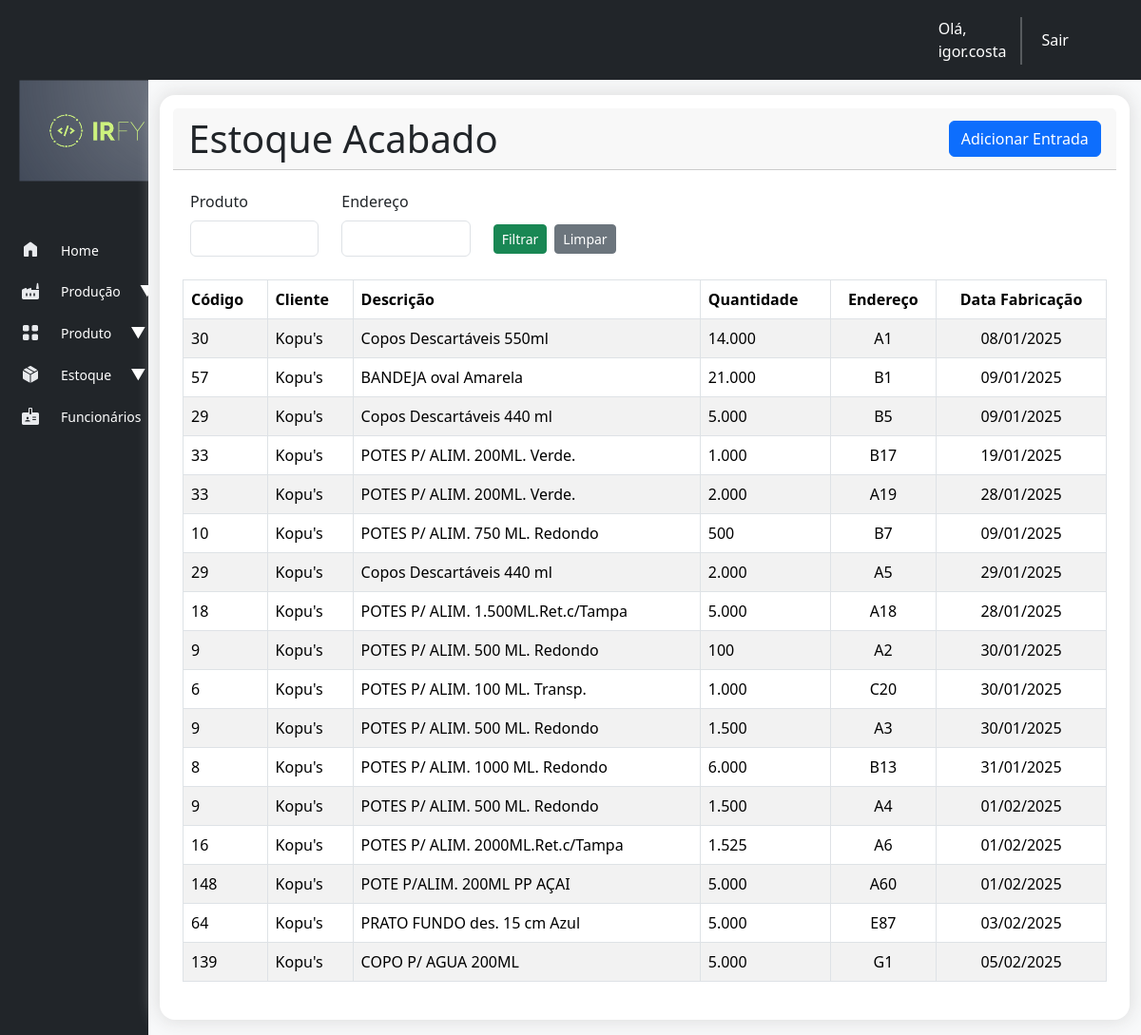
The app's page /estoque/list-produto-acabado (signed in), older data.
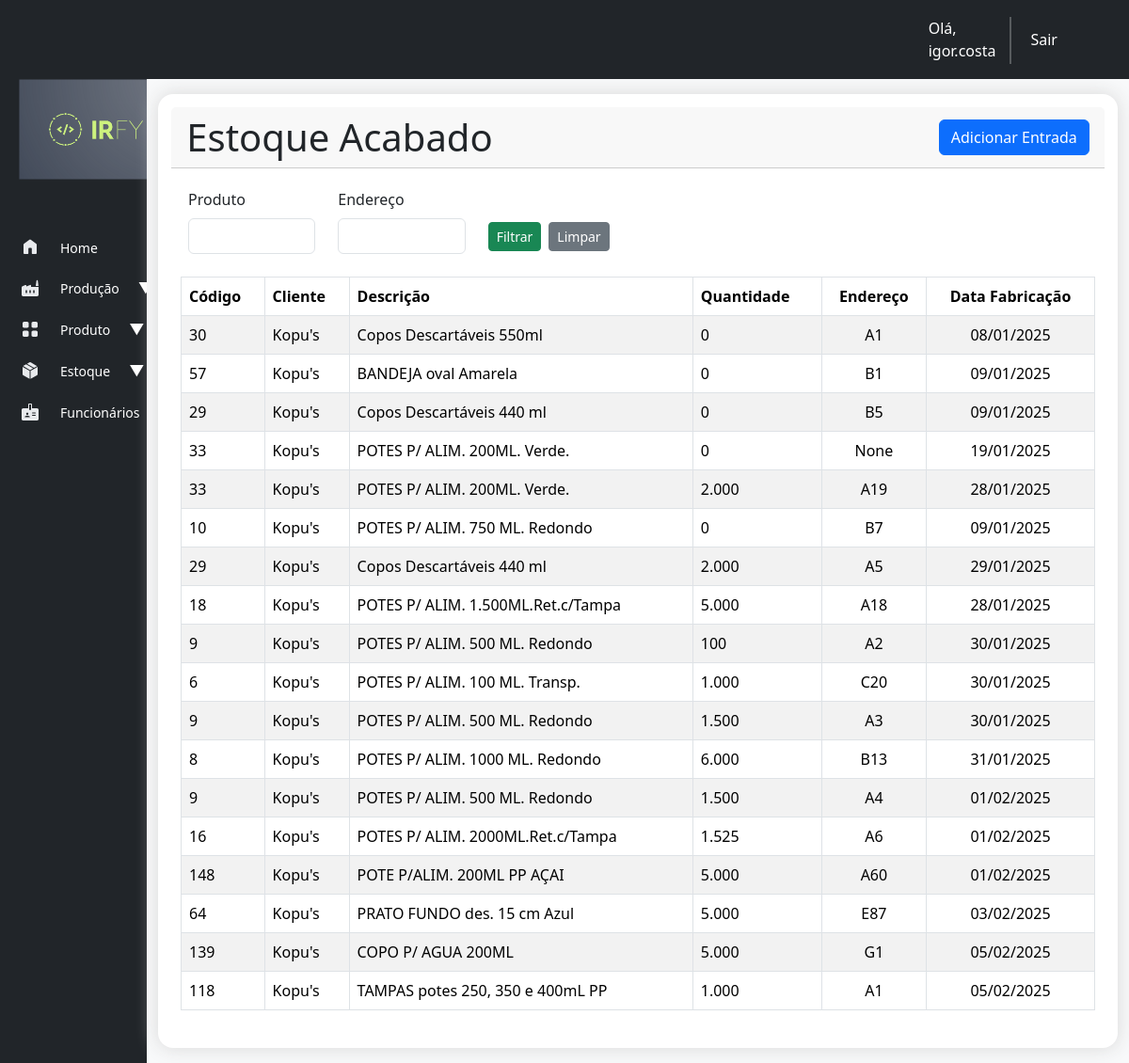
The same page, newer data.
### estoque/models.py (models this page shows, shortened)
class ProdutoAcabado(models.Model):
    produto = models.ForeignKey(Produto, on_delete=models.CASCADE)
    quantidade = models.PositiveBigIntegerField(default=0)
    data_entrada = models.DateField(auto_now_add=True)
    localizacao = models.CharField(max_length=5, null=True)
    peso_liq_caixa = models.DecimalField(max_digits=5, decimal_places=3, blank=True, null=True)
    peso_brt_caixa = models.DecimalField(max_digits=5, decimal_places=3, blank=True, null=True)
    cartucho = models.CharField(max_length=8)
    qtd_total_caixa = models.IntegerField(default=0, null=True)
    codigo_barra = models.CharField(max_length=13, blank=True, null=True)
    codigo_barra_pct = models.CharField(max_length=13, blank=True, null=True)
    lote = models.CharField(max_length=10, null=True)
    data_fabricacao = models.DateField(null=True)
    tipo = models.CharField(max_length=15,choices=[('acabado', 'Acabado'), ('intermediario', 'Intermediario')])
    class Meta:
        verbose_name_plural = "Produtos Acabados"

### cadastro/models.py (models this page shows, shortened)
class Produto(models.Model):
    TIPO_PRODUTO = [
        ('TAMPA', 'Tampa'),
        ('COPO', 'Copo'),
        ('POTE', 'Pote'),
        ('BANDEJA', 'Bandeja'),
        ('PRATO', 'Prato'),
        ('KIT POTE', 'Kit Pote'),
    ]
    STATUS_PRODUTO = [
        ('ativo', 'Ativo'),
        ('inativo', 'Inativo'),
    ]
    cliente = models.ForeignKey(Cliente, on_delete=models.CASCADE)
    tipo = models.CharField(max_length=10, choices=TIPO_PRODUTO, null=True)
    codigo = models.CharField(max_length=50, unique=True)
    descricao = models.TextField(blank=True, null=True)
    material = models.CharField(max_length=100, null=True, blank=True)
    peso = models.DecimalField(max_digits=10, decimal_places=2, null=True)
    volume = models.IntegerField(null=True)
    cor = models.CharField(max_length=50, null=True, blank=True)
    status = models.CharField(max_length=7, choices=STATUS_PRODUTO, default="ativo", null=True)

class Cliente(models.Model):
    TIPOS_CLIENTE = [
        ('pf', 'Pessoa Física'),
        ('pj', 'Pessoa Jurídica'),
    ]
    nome_cliente = models.CharField(max_length=255)
    tipo_cliente = models.CharField(max_length=2, choices=TIPOS_CLIENTE, default='pf')
    cpf_cnpj = models.CharField(max_length=18, unique=True)
    email = models.EmailField(max_length=254)
    telefone = models.CharField(max_length=20, blank=True, null=True)
    endereco = models.TextField()
    data_cadastro = models.DateTimeField(auto_now_add=True)
    def __str__(self):
        return self.nome_cliente

### estoque/views.py (the view)
# urls.py: path('list-produto-acabado', views.list_produto_acabado, name='list-produto-acabado'),
@login_required
def list_produto_acabado(request):
    produto_acabado = ProdutoAcabado.objects.order_by('data_entrada').filter(tipo="acabado")
    ultima_movimentacao = MovimentoEstoqueAcabado.objects.order_by('data_mov').last()
    filter_produto_acabado = FilterProdutoAcabado(request.GET, queryset=produto_acabado)
    context = {'produto_acabado': filter_produto_acabado.qs, 'ultima_movimentacao': ultima_movimentacao, 'filter_produto_acabado': filter_produto_acabado}
    return render(request, 'estoque_acabado/list-produto-acabado.html', context)

### estoque/templates/estoque_acabado/list-produto-acabado.html (shortened to what this page needs)
{% extends "base.html" %}
{% load static %}
{% load humanize %}
{% block header %}
    <div class="card-header d-flex justify-content-between">
      <div>
          <h2 class="display-6 mb-0">Estoque Acabado</h2>
      </div>
      <div style="align-content: center;">
        {% block buttons %}
          <div class="d-grid gap-2">
            <a href="{% url 'entrada_estoque' %}"><button type="button" class="btn btn-primary">Adicionar Entrada</button></a>
          </div>
        {% endblock buttons %}
      </div>
  </div>
{% endblock header %}
{% block content %}
<form method="GET" class="row g-2 justify-content-between">
  <div class="row mb-4 d-flex justify-content-start align-items-center w-100">
    <div class="col-md-2">
      <label for="produto" class="form-label">{{ filter_produto_acabado.form.produto.label }}</label>
      {{ filter_produto_acabado.form.produto }}
    </div>
    <div class="col-md-2">
      <label for="localizacao" class="form-label">{{ filter_produto_acabado.form.localizacao.label }}</label>
      {{ filter_produto_acabado.form.localizacao }}
    </div>
    <div class="col-md-3 d-flex align-items-center mt-4">
      <button type="submit" class="btn btn-success btn-sm me-2 mt-2">Filtrar</button>
      <a href="{% url 'list-produto-acabado' %}" class="btn btn-secondary btn-sm mt-2">Limpar</a>
    </div>
  </div>
</form>
<table class="table table-striped table-hover table-bordered">
  <thead>
    <tr>
      <th scope="col">Código</th>
      <th scope="col">Cliente</th>
      <th scope="col">Descrição</th>
      <th scope="col">Quantidade</th>
      <th style="text-align: center;" scope="col">Endereço</th>
      <th style="text-align: center;" scope="col">Data Fabricação</th>
    </tr>
  </thead>
  <tbody class="table">
    {% for pa in produto_acabado %}
      <tr onclick="window.location.href='{% url 'produto_acabado' pa.id  %}'" style="cursor: pointer;">
        <td scope="row">{{ pa.produto.codigo }}</td>
        <td>{{ pa.produto.cliente }}</td>
        <td>{{ pa.produto.descricao }}</td>
        <td>{{ pa.quantidade | intcomma }}</td>
        <td style="text-align: center;">{{ pa.localizacao }}</td>
        <td style="text-align: center;">{{ pa.data_fabricacao | date:'d/m/Y' }}</td>
      </tr>
      {% empty %}
        <tr>
          <td colspan="6" style="text-align: center; font-weight: 300;">Não há produtos com o filtro aplicado.</td>
        </tr>
      {% endfor %}
  </tbody>
</table>
{% endblock content %}

### templates/base.html (shortened to what this page needs)
{% load django_bootstrap5 %}
<!DOCTYPE html>
<html lang="pt-br">
<head>
  {% bootstrap_css %}
  {% load static %}
  <link rel="stylesheet" href="{% static 'style/base.css' %}">
</head>
<body>
  <nav class="navbar navbar-expand-lg bg-dark">
    <div class="container-fluid">
      <div class="d-flex">
        {% if user.is_authenticated %}
          <p class="nav-link text-white mb-0" aria-current="page" style="margin-right: -3%;">Olá, {{ user.username }}</p>
          <div class="vr text-light" style=" margin-top: 10px; width: 7px; height: 50px;"></div>
          <a class="nav-link active" aria-current="page" href="{% url 'logout' %}">Sair</a>
        {% endif %}
      </div>
    </div>
  </nav>
  <div class="container-fluid">
    <div class="row flex-nowrap">
      <div class="col-auto col-md-1 col-xl-1 bg-dark backSidebar">
        <div class="d-flex flex-column align-items-start min-vh-100">
          <div class="sidebar">
            <img class="logo-irfy rounded img-fluid" src="{% static 'core/logo-irfy2.png' %}">
            <nav class="nav flex-column">
              <a class="nav-link" href="{% url 'index' %}">
                <span class="spanIcon"><img class="sideIcon" src="{% static 'icons/home.svg' %}"></span>
                <span class="description">Home</span>
              </a>
              <a class="nav-link" href="#" data-bs-toggle="collapse" data-bs-target="#submenuProducao"
                aria-expanded="false" aria-controls="submenuProducao">
                <span class="spanIcon"><img class="sideIcon" src="{% static 'icons/factory.svg' %}"></span>
                <span class="description">Produção</span>
                <span class="arrow">▼</span>
              </a>
              <a class="nav-link" href="#" data-bs-toggle="collapse" data-bs-target="#submenuProduto"
                aria-expanded="false" aria-controls="submenuProduto">
                <span class="spanIcon"><img class="sideIcon" src="{% static 'icons/product.svg' %}"></span>
                <span class="description">Produto</span>
                <span class="arrow">▼</span>
              </a>
              <a class="nav-link" href="#" data-bs-toggle="collapse" data-bs-target="#submenuEstoque"
                aria-expanded="false" aria-controls="submenuEstoque">
                <span class="spanIcon"><img class="sideIcon" src="{% static 'icons/package.svg' %}"></span>
                <span class="description">Estoque</span>
                <span class="arrow">▼</span>
              </a>
              <a class="nav-link" href="#" data-bs-toggle="collapse" data-bs-target="#submenuFuncionarios"
                aria-expanded="false" aria-controls="submenuFuncionarios">
                <span class="spanIcon"><img class="sideIcon" src="{% static 'icons/employees.svg' %}"></span>
                <span class="description">Funcionários</span>
                <span class="arrow">▼</span>
              </a>
            </nav>
          </div>
        </div>
      </div>
      <div class="col py-3 bg-light">
        <div class="container bg-white rounded-4 p-4 " style="box-shadow: 0px 0px 20px 1px #dbdbdb;">
          <div class="card card-header-actions" style="margin: -2%; margin-bottom: 2%; height: 10%; background-color: white; border: none; padding: 1%;">{% block header %}{% endblock header %}</div>
          <div>{% block content %} {% endblock content %}</div>
        </div>
      </div>
    </div>
  </div>
</body>
</html>

### static/style/base.css (style rules this page uses)
.backSidebar { width: 13%; padding: 0%; }
.nav-link { width: 100%; display: flex; align-items: center; gap: 20px; padding: 10px 20px; color: white; }
.description { font-size: 14px; }
.logo-irfy { width: 100%; padding: 10%; margin-bottom: 15%; margin-top: -10%; }
.sideIcon { padding: 0; margin: 0; }
.spanIcon { margin-top: -2%; }

Row changes from the older to the newer data that the page shows:
changed ProdutoAcabado "Copos Descartáveis 550ml": quantidade "14.000" → "0"
changed ProdutoAcabado "BANDEJA oval Amarela": quantidade "21.000" → "0"
changed ProdutoAcabado (number 3 of 18 on the later page): quantidade "5.000" → "0"
changed ProdutoAcabado: quantidade "1.000" → "0"; localizacao "B17" → "None"
changed ProdutoAcabado "POTES P/ ALIM. 750 ML. Redondo": quantidade "500" → "0"
added ProdutoAcabado: produto.codigo "118", produto.cliente "Kopu's", produto.descricao "TAMPAS potes 250, 350 e 400mL PP", quantidade "1.000", localizacao "A1", data_fabricacao "05/02/2025"
